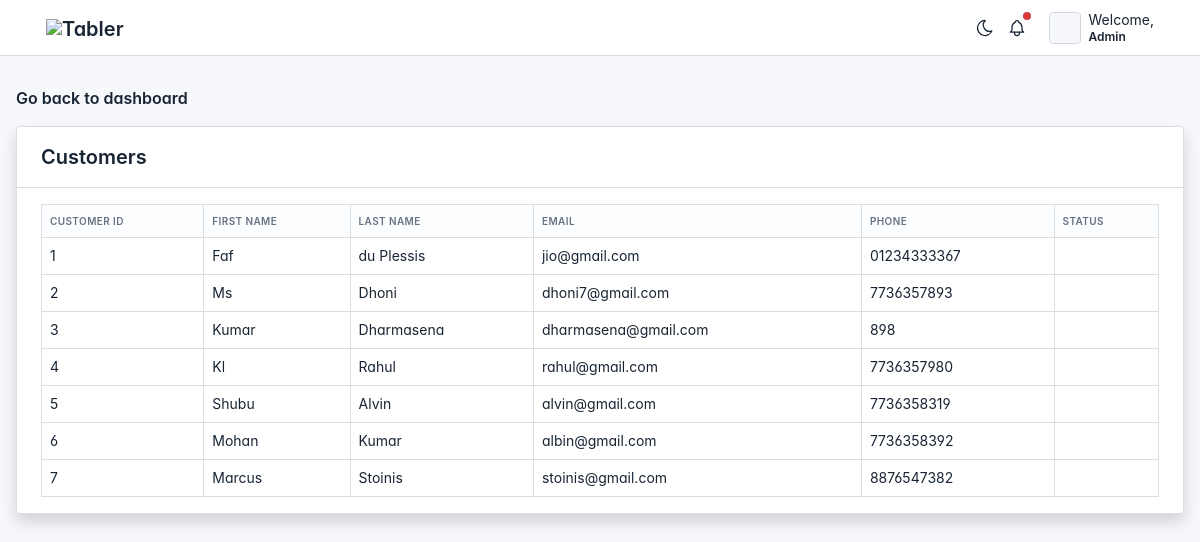
/customers, run on an earlier commit of the app's database.
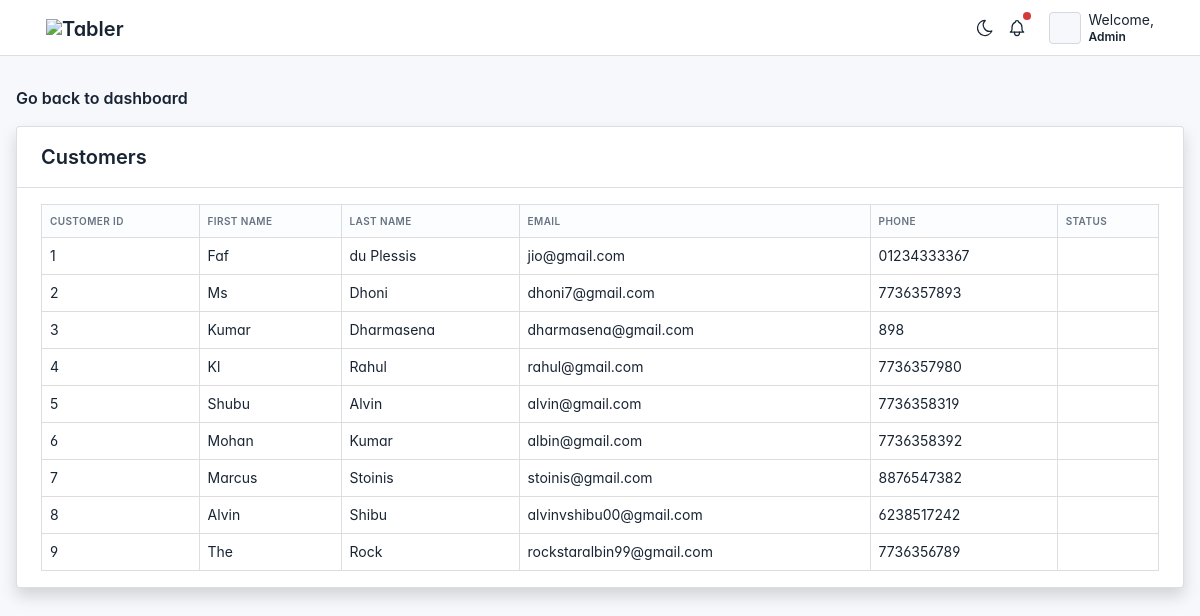
And on a later commit of the database.
### Home/models.py (models this page shows, shortened)
class Customer(models.Model):
    user = models.OneToOneField(CustomUser, on_delete=models.CASCADE, related_name='customer_profile')
    fname = models.CharField(max_length=100)
    lname = models.CharField(max_length=100)
    email = models.EmailField()
    phone = models.CharField(max_length=20)

### Home/views.py (the view)
# urls.py: path('customers',views.Customers,name="customers"),
def Customers(request):
    customers = Customer.objects.all()
    return render(request,"admin/customers.html",{"customers":customers})

### Home/context_processors.py (called while the page is built)
def categories(request):
    categories = Category.objects.all()
    return {'categories': categories}

### templates/admin/customers.html (shortened to what this page needs)
{% extends "admin/admin_base.html" %}
{% load static %}
{% block admin %}
<body>
    <div id="content-wrapper" class="d-flex flex-column">
        <div id="content" style="margin-top: 30px;">
            <div class="container-fluid">
                <div>
                    <h3><a href="{% url "view" %}">Go back to dashboard</a></h3>
                </div>
                <div class="card shadow mb-4">
                    <div class="card-header py-3">
                        <h2 class="m-0 font-weight-bold ">Customers</h2>
                    </div>
                    <div class="card-body">
                        <div class="table-responsive">
                            <table class="table table-bordered" id="dataTable" width="100%" cellspacing="0" style="width: 100%; border-collapse: collapse;">
                                <thead>
                                    <tr style="background-color: #f2f2f2;">
                                        <th style="padding: 8px; text-align: left; border-bottom: 1px solid #ddd;">Customer Id</th>
                                        <th style="padding: 8px; text-align: left; border-bottom: 1px solid #ddd;">First Name</th>
                                        <th style="padding: 8px; text-align: left; border-bottom: 1px solid #ddd;">Last Name</th>
                                        <th style="padding: 8px; text-align: left; border-bottom: 1px solid #ddd;">Email</th>
                                        <th style="padding: 8px; text-align: left; border-bottom: 1px solid #ddd;">Phone</th>
                                        <th style="padding: 8px; text-align: left; border-bottom: 1px solid #ddd;">Status</th>
                                    </tr>
                                </thead>
                                <tbody>
                                    {% for customer in customers %}
                                    <tr>
                                        <td style="padding: 8px; text-align: left; border-bottom: 1px solid #ddd;">{{ customer.id }}</td>
                                        <td style="padding: 8px; text-align: left; border-bottom: 1px solid #ddd;">{{ customer.fname }}</td>
                                        <td style="padding: 8px; text-align: left; border-bottom: 1px solid #ddd;">{{ customer.lname }}</td>
                                        <td style="padding: 8px; text-align: left; border-bottom: 1px solid #ddd;">{{ customer.email }}</td>
                                        <td style="padding: 8px; text-align: left; border-bottom: 1px solid #ddd;">{{ customer.phone }}</td>
                                        <td style="padding: 8px; text-align: left; border-bottom: 1px solid #ddd;">{{ order.pstatus }}</td>
                                    </tr>
                                    {% endfor %}
                                </tbody>
                            </table>
                        </div>
                    </div>
                </div>
            </div>
        </div>
    </div>
</body>
{% endblock admin %}

What changed in the data, as far as the page shows it:
added Customer: id "8", fname "Alvin", lname "Shibu", email "alvinvshibu00@gmail.com", phone "6238517242"
added Customer: id "9", fname "The", lname "Rock", email "rockstaralbin99@gmail.com", phone "7736356789"
